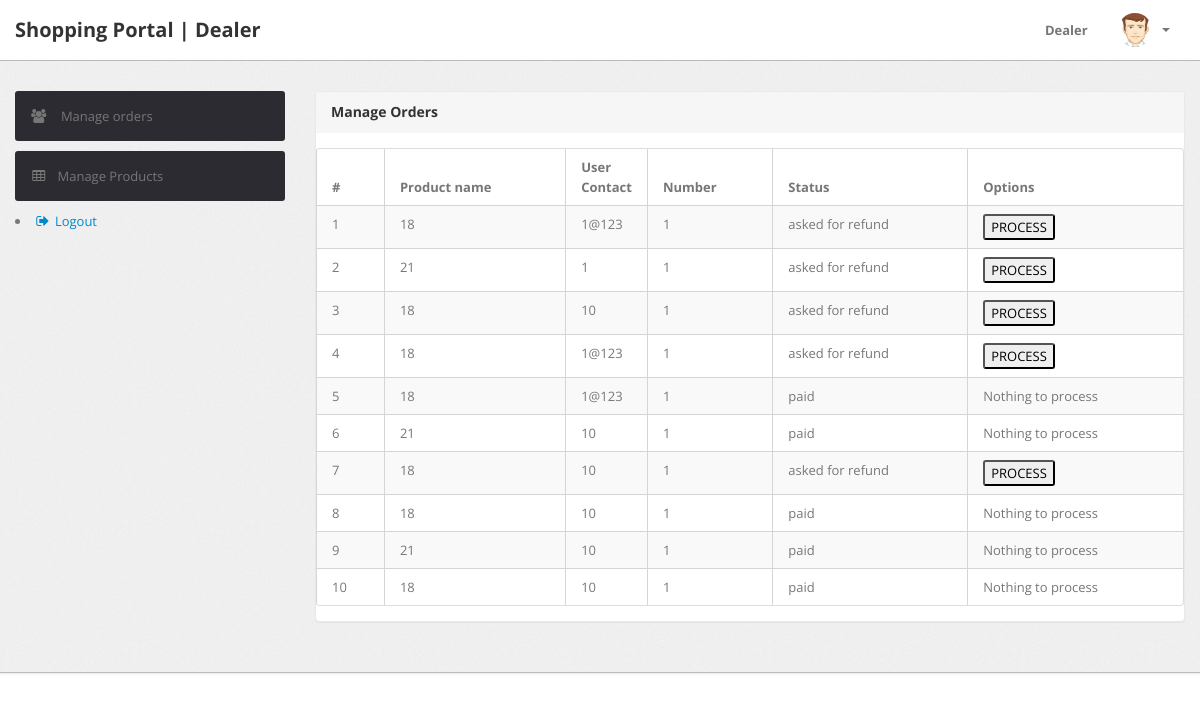
Page /dealer/pending-orders.php (signed in) on the committed database.
### tables this page shows
CREATE TABLE `orders` (
  `oid` int(11) NOT NULL,
  `uid` int(11) NOT NULL,
  `did` int(11) NOT NULL,
  `gid` int(11) NOT NULL,
  `num` int(11) NOT NULL DEFAULT 1,
  `status` varchar(100) NOT NULL DEFAULT 'unpaid'
);

CREATE TABLE `user` (
  `id` int(20) NOT NULL,
  `name` varchar(20) DEFAULT NULL,
  `phone_number` varchar(20) DEFAULT NULL,
  `mail` varchar(100) DEFAULT NULL,
  `password` varchar(64) DEFAULT NULL,
  `address` varchar(100) DEFAULT NULL,
  `paymethod` varchar(100) DEFAULT 'not added'
);

### dealer/pending-orders.php (the view, shortened to what this page needs)
<?php
include('include/config.php');
if(strlen($_SESSION['alogin'])==0)
{
	header('location:index.php');
}
else{
	$Did = $_SESSION['id'];
?>
<!DOCTYPE html>
<html lang="en">
<head>
	<link type="text/css" href="bootstrap/css/bootstrap.min.css" rel="stylesheet">
	<link type="text/css" href="bootstrap/css/bootstrap-responsive.min.css" rel="stylesheet">
	<link type="text/css" href="css/theme.css" rel="stylesheet">
	<link type="text/css" href="images/icons/css/font-awesome.css" rel="stylesheet">
</head>
<body>
<?php include('include/header.php');?>
	<div class="wrapper">
		<div class="container">
			<div class="row">
				<?php include('include/sidebar.php');?>
				<div class="span9">
					<div class="content">
						<div class="module">
							<div class="module-head">
								<h3>Manage Orders</h3>
							</div>
							<div class="module-body table">
								<table cellpadding="0" cellspacing="0" border="0" class="datatable-1 table table-bordered table-striped	 display table-responsive" >
									<thead>
										<tr>
											<th>#</th>
											<th>Product name</th>
											<th width="50">User Contact</th>
											<th>Number </th>
											<th>Status </th>
											<th>Options</th>
										</tr>
									</thead>
									<tbody>
									<?php
									$query=mysqli_query($con,"select o.*, u.mail as umail from orders o inner join user u on o.uid=u.id where o.did=$Did");
									$cnt=1;
										while($row=mysqli_fetch_array($query))
										{
										?>
											<tr>
												<td><?php echo htmlentities($cnt);?></td>
												<td><?php echo htmlentities($row['gid']);?></td>
												<td><?php echo htmlentities($row['umail']);?></td>
												<td><?php echo htmlentities($row['num']);?></td>
												<td><?php echo htmlentities($row['status']);?></td>
												<td><form method="post">
													<?php
													if($row['status']=='asked for refund'){
														echo "<button name=process value=".$row['oid'].">PROCESS</button>";
													}else{
														echo "Nothing to process";
													}
													?>
													</form>
												</td>
											</tr>
											<?php $cnt=$cnt+1;
									}
									?>
									</tbody>
							</table>
						</div>
					</div>
				</div>
			</div>
		</div>
	</div>
</div>
</body>
<?php } ?>

### dealer/css/theme.css (style rules this page uses)
body { font-size: 13px; font-family: 'Open Sans', Arial, sans-serif; background: #fff; color: #777 }
h1, h2, h3, h4, h5, h6 { color: #333; margin-top: 0 }
h3 { font-size: 20px }
.wrapper { background: url(../images/bg.png) #eee; border-bottom: 1px solid #bbb; -webkit-box-shadow: 0 1px 2px rgba(0,0,0,0.1); -moz-box-shadow: 0 1px 2px rgba(0,0,0,0.1); box-shadow: 0 1px 2px rgba(0,0,0,0.1); padding: 30px 0 }
form { margin: 0 }
select, textarea, input[type="text"], input[type="password"], input[type="datetime"], input[type="datetime-local"], input[type="date"], input[type="month"], input[type="time"], input[type="week"], input[type="number"], input[type="email"], input[type="url"], input[type="search"], input[type="tel"], input[type="color"], .uneditable-input, label, input, button, select, textarea { -webkit-border-radius: 3px; -moz-border-radius: 3px; border-radius: 3px; font-size: 13px; font-family: 'Open Sans', Tahoma, Arial, sans-serif }
.module { background: #fff; -webkit-border-radius: 3px; -moz-border-radius: 3px; border-radius: 3px; border: 1px solid #ccc; border-bottom-color: #bbb; -webkit-box-shadow: 0 0 1px rgba(0,0,0,0.2); -moz-box-shadow: 0 0 1px rgba(0,0,0,0.2); box-shadow: 0 0 1px rgba(0,0,0,0.2); margin-bottom: 30px }
.table { margin-bottom: 0 }
.table th, .table td { border-color: #d5d5d5!important }
.table-bordered thead:first-child tr:first-child>th:first-child, .table-bordered tbody:first-child tr:first-child>td:first-child { -webkit-border-top-left-radius: 2px; -moz-border-radius-topleft: 2px; border-top-left-radius: 2px }
.table-bordered thead:first-child tr:first-child>th:last-child, .table-bordered tbody:first-child tr:first-child>td:last-child { -webkit-border-top-right-radius: 2px; -moz-border-radius-topright: 2px; border-top-right-radius: 2px }
.table-bordered thead:last-child tr:last-child>th:first-child, .table-bordered tbody:last-child tr:last-child>td:first-child, .table-bordered tfoot:last-child tr:last-child>td:first-child { -webkit-border-bottom-left-radius: 2px; -moz-border-radius-bottomleft: 2px; border-bottom-left-radius: 2px }
.table-bordered thead:last-child tr:last-child>th:last-child, .table-bordered tbody:last-child tr:last-child>td:last-child, .table-bordered tfoot:last-child tr:last-child>td:last-child { -webkit-border-bottom-right-radius: 2px; -moz-border-radius-bottomright: 2px; border-bottom-right-radius: 2px }
.module { box-shadow: 0 0 3px rgba(0,0,0,.1); border-color: #e9e9e9; margin-bottom: 20px; background-color: #fff; border-radius: 4px; -webkit-box-shadow: 0 1px 1px rgba(0,0,0,.05); box-shadow: 0 1px 1px rgba(0,0,0,.05); }
.module-head { color: #767676; background-color: #f6f6f6; border-color: #e9e9e9; padding: 10px 15px; border-bottom: 1px solid transparent; border-top-right-radius: 3px; border-top-left-radius: 3px; }
.module-head h3 { font-size: 14px; line-height: 20px; height: 20px; margin: 0 }
.module-body { padding: 15px }
.module-body.table { padding: 15px 0 }
.module-body.table .table th, .module-body.table .table td { padding-left: 15px; padding-right: 15px }

### rows in the picture
orders: gid "18", uid.mail "1@123", num "1", status "asked for refund", $row['oid'] 64 (drawn)
orders: gid "21", uid.mail "1", num "1", status "asked for refund", $row['oid'] 75 (drawn)
orders: gid "18", uid.mail "10", num "1", status "asked for refund", $row['oid'] 76 (drawn)
orders: gid "18", uid.mail "1@123", num "1", status "asked for refund", $row['oid'] 81 (drawn)
orders: gid "18", uid.mail "1@123", num "1", status "paid", shows "Nothing to process"
orders: gid "21", uid.mail "10", num "1", status "paid", shows "Nothing to process"
orders: gid "18", uid.mail "10", num "1", status "asked for refund", $row['oid'] 87 (drawn)
orders: gid "18", uid.mail "10", num "1", status "paid", shows "Nothing to process"
orders: gid "21", uid.mail "10", num "1", status "paid", shows "Nothing to process"
orders: gid "18", uid.mail "10", num "1", status "paid", shows "Nothing to process"
